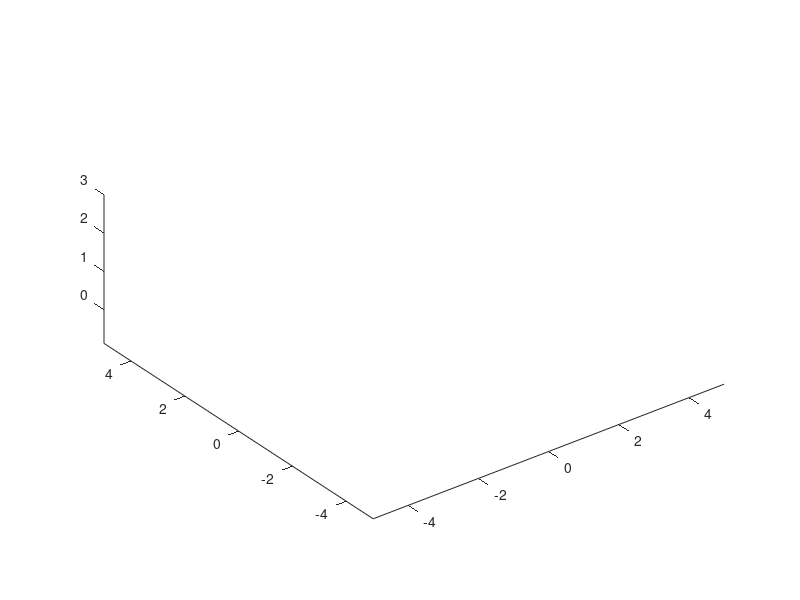

This chart was generated by the following MATLAB code: (Note: this script raises an error after producing the figure.)
%% This script is used to show to setuup of static and non-static items

%% Setting the Environment
% Clear the figures & set up the conditions for the environment

clf
camlight
axis equal;
hold on 

% Set the axis and view to isometric
axis([-5, 5, -5, 5, -0.88, 3])
view(3)

% Import the floor/ wallpapers
surf([-5,-5;5,5] ...
      ,[-5,5;-5,5] ...
      ,[-0.88,-0.88;-0.88,-0.88] ...
      ,'CData',imread('Floor.jpg') ...
      ,'FaceColor','texturemap');

surf([-5,5;-5,5] ...
      ,[5,5;5,5] ...
      ,[3,3;-0.88,-0.88] ...
      ,'CData',imread('WallPaperWords.jpg') ...
      ,'FaceColor','texturemap');

surf([5,5;5,5] ...
      ,[5,-5;5,-5] ...
      ,[3,3;-0.88,-0.88] ...
      ,'CData',imread('WallPaper.jpg') ...
      ,'FaceColor','texturemap');

trayConveyor = Conveyor2(transl(0,-4,0));

% Dobot Setup
juiceConveyorLeft = ConveyorD(transl(0,0,0));
juiceConveyorLeft.move((transl(-2,-0.8,0))*(rpy2tr(0,0,pi/2)));
juiceConveyorCenter = ConveyorD(transl(0,0,0));
juiceConveyorCenter.move((transl(-1.65,-0.4,0))*(rpy2tr(0,0,pi/2)));
juiceConveyorRight = ConveyorD(transl(0,0,0));
juiceConveyorRight.move((transl(-1.3,-0.8,0))*(rpy2tr(0,0,pi/2)));
dobotTable = RobotTable(transl(-1.65,-3.6,0));

% E05 Setup
mealConveyorLeft = ConveyorD(transl(0,0,0));
mealConveyorLeft.move((transl(1.3,-0.4,0))*(rpy2tr(0,0,pi/2)));
mealConveyorRight = ConveyorD(transl(0,0,0));
mealConveyorRight.move((transl(1.6,-0.4,0))*(rpy2tr(0,0,pi/2)));
e05Table = MealRobotTable(transl(1.45,-3.6,0));

% Area Dividers
barrierLeft1 = GlassBarrier(transl(-4,-1,-0.9));
barrierLeft2 = GlassBarrier(transl(-3.15,-1,-0.9));
barrierRight1 = GlassBarrier(transl(4,-1,-0.9));
barrierRight2 = GlassBarrier(transl(2.75,-1,-0.9));
barrierCenter1 = GlassBarrier(transl(-0.15,-1,-0.9));
barrierCenter2 = GlassBarrier(transl(0.15,-1,-0.9));

% Barrier Dividers
barrierDivider1 = GlassBarrier(transl(0,0,0));
barrierDivider1.move((transl(0,0,-0.9))*(rpy2tr(0,0,pi/2)));
barrierDivider2 = GlassBarrier(transl(0,0,0));
barrierDivider2.move((transl(0,2.0,-0.9))*(rpy2tr(0,0,pi/2)));
barrierDivider3 = GlassBarrier(transl(0,0,0));
barrierDivider3.move((transl(0,4.0,-0.9))*(rpy2tr(0,0,pi/2)));

%Tray Divider
barrierTray1 = GlassBarrier(transl(2.75,-3.2,-0.9));
barrierTray2 = GlassBarrier(transl(0,0,0));
barrierTray2.move((transl(3.7,-2.25,-0.9))*(rpy2tr(0,0,pi/2)));
barrierTray3 = GlassBarrier(transl(0,0,0));
barrierTray3.move((transl(3.7,-2.0,-0.9))*(rpy2tr(0,0,pi/2)));

%Tray Storage
trayStorage = TrayStorage(transl(0,0,0));
trayStorage.move((transl(1.95,-3.6,0))*(rpy2tr(0,0,pi/2)));
trayStorage2 = TrayStorage(transl(0,0,0));
trayStorage2.move((transl(3.85,-2.6,0))*(rpy2tr(0,0,pi/2)));
trayStorage3 = TrayStorage(transl(0,0,0));
trayStorage3.move((transl(3.85,-1.6,0))*(rpy2tr(0,0,pi/2)));

%Offload Bay
offloadBayM = OffloadBay(transl(0.9,4,-0.88));
offloadBayJ = OffloadBay(transl(-10.9,4,-0.88));

%Safety Bay
safetyTable1 = MealRobotTable(transl(-3,0.5,0));
eStop1 = Estop(transl(-3,0.5,0.2));

safetyTable2 = MealRobotTable(transl(-4,0.5,0));
fireExtinguisher2 = FireExtinguisher(transl(-4,0.5,0));

safetyTable3 = MealRobotTable(transl(3,0.5,0));
eStop2 = Estop(transl(3,0.5,0.2));

safetyTable4 = MealRobotTable(transl(4,0.5,0));
fireExtinguisher4 = FireExtinguisher(transl(4,0.5,0));

% First Aid
firstAidMeal = FirstAidKit(transl(5,3.5,0));
firstAidJuice = FirstAidKit(transl(-5,3.5,0));

% Package Boxes
packageBoxJ1 = StockBox(transl(-4.75,4,-0.88));
packageBoxJ2 = StockBox(transl(-2.75,4,-0.88));
packageBoxM1 = StockBox(transl(1.1,4,-0.88));
packageBoxM2 = StockBox(transl(3.1,4,-0.88));

% Offload Zone Juices
bJuiceStock1 = JuiceBox(transl(-3.6,4.7,0.02), 'b');
bJuiceStock2 = JuiceBox(transl(-3.8,4.7,0.02), 'b');
bJuiceStock3 = JuiceBox(transl(-4.0,4.7,0.02), 'b');
bJuiceStock4 = JuiceBox(transl(-4.2,4.7,0.02), 'b');
bJuiceStock5 = JuiceBox(transl(-4.4,4.7,0.02), 'b');
bJuiceStock6 = JuiceBox(transl(-4.4,4.5,0.02), 'b');
bJuiceStock7 = JuiceBox(transl(-4.2,4.5,0.02), 'b');
bJuiceStock8 = JuiceBox(transl(-4.0,4.5,0.02), 'b');
bJuiceStock9 = JuiceBox(transl(-3.8,4.5,0.02), 'b');
bJuiceStock10 = JuiceBox(transl(-3.6,4.5,0.02), 'b');
bJuiceStock11 = JuiceBox(transl(-4.4,4.3,0.02), 'b');
bJuiceStock12 = JuiceBox(transl(-4.2,4.3,0.02), 'b');
bJuiceStock13 = JuiceBox(transl(-4.0,4.3,0.02), 'b');
bJuiceStock14 = JuiceBox(transl(-3.8,4.3,0.02), 'b');
bJuiceStock15 = JuiceBox(transl(-3.6,4.3,0.02), 'b');

cutleryStock1 = Cutlery(transl(-3.2, 4.7, 0.02));
cutleryStock2 = Cutlery(transl(-3.0, 4.7, 0.02));
cutleryStock3 = Cutlery(transl(-2.8, 4.7, 0.02));
cutleryStock4 = Cutlery(transl(-2.6, 4.7, 0.02));
cutleryStock5 = Cutlery(transl(-2.4, 4.7, 0.02));
cutleryStock6 = Cutlery(transl(-3.2, 4.4, 0.02));
cutleryStock7 = Cutlery(transl(-3.0, 4.4, 0.02));
cutleryStock8 = Cutlery(transl(-2.8, 4.4, 0.02));
cutleryStock9 = Cutlery(transl(-2.6, 4.4, 0.02));
cutleryStock10 = Cutlery(transl(-2.4, 4.4, 0.02));

oJuiceStock1 = JuiceBox(transl(-2.0,4.7,0.02), 'o');
oJuiceStock2 = JuiceBox(transl(-1.8,4.7,0.02), 'o');
oJuiceStock3 = JuiceBox(transl(-1.6,4.7,0.02), 'o');
oJuiceStock4 = JuiceBox(transl(-1.4,4.7,0.02), 'o');
oJuiceStock5 = JuiceBox(transl(-1.2,4.7,0.02), 'o');
oJuiceStock6 = JuiceBox(transl(-2.0,4.5,0.02), 'o');
oJuiceStock7 = JuiceBox(transl(-1.8,4.5,0.02), 'o');
oJuiceStock8 = JuiceBox(transl(-1.6,4.5,0.02), 'o');
oJuiceStock9 = JuiceBox(transl(-1.4,4.5,0.02), 'o');
oJuiceStock10 = JuiceBox(transl(-1.2,4.5,0.02), 'o');
oJuiceStock11 = JuiceBox(transl(-2.0,4.3,0.02), 'o');
oJuiceStock12 = JuiceBox(transl(-1.8,4.3,0.02), 'o');
oJuiceStock13 = JuiceBox(transl(-1.6,4.3,0.02), 'o');
oJuiceStock14 = JuiceBox(transl(-1.4,4.3,0.02), 'o');
oJuiceStock15 = JuiceBox(transl(-1.2,4.3,0.02), 'o');

% Meal Stock
vMealStock1 = MealBox(transl(1.2,4.7,0.02), 'v');
vMealStock2 = MealBox(transl(1.4,4.7,0.02), 'v');
vMealStock3 = MealBox(transl(1.6,4.7,0.02), 'v');
vMealStock4 = MealBox(transl(1.8,4.7,0.02), 'v');
vMealStock5 = MealBox(transl(2.0,4.7,0.02), 'v');
vMealStock6 = MealBox(transl(1.2,4.5,0.02), 'v');
vMealStock7 = MealBox(transl(1.4,4.5,0.02), 'v');
vMealStock8 = MealBox(transl(1.6,4.5,0.02), 'v');
vMealStock9 = MealBox(transl(1.8,4.5,0.02), 'v');
vMealStock10 = MealBox(transl(2.0,4.5,0.02), 'v');
vMealStock11 = MealBox(transl(1.2,4.3,0.02), 'v');
vMealStock12 = MealBox(transl(1.4,4.3,0.02), 'v');
vMealStock13 = MealBox(transl(1.6,4.3,0.02), 'v');
vMealStock14 = MealBox(transl(1.8,4.3,0.02), 'v');
vMealStock15 = MealBox(transl(2.0,4.3,0.02), 'v');

mMealStock1 = MealBox(transl(2.4,4.7,0.02), 'm');
mMealStock2 = MealBox(transl(2.6,4.7,0.02), 'm');
mMealStock3 = MealBox(transl(2.8,4.7,0.02), 'm');
mMealStock4 = MealBox(transl(3.0,4.7,0.02), 'm');
mMealStock5 = MealBox(transl(3.2,4.7,0.02), 'm');
mMealStock6 = MealBox(transl(2.4,4.5,0.02), 'm');
mMealStock7 = MealBox(transl(2.6,4.5,0.02), 'm');
mMealStock8 = MealBox(transl(2.8,4.5,0.02), 'm');
mMealStock9 = MealBox(transl(3.0,4.5,0.02), 'm');
mMealStock10 = MealBox(transl(3.2,4.5,0.02), 'm');
mMealStock11 = MealBox(transl(2.4,4.3,0.02), 'm');
mMealStock12 = MealBox(transl(2.6,4.3,0.02), 'm');
mMealStock13 = MealBox(transl(2.8,4.3,0.02), 'm');
mMealStock14 = MealBox(transl(3.0,4.3,0.02), 'm');
mMealStock15 = MealBox(transl(3.2,4.3,0.02), 'm');

% Insert Chef
chef1 = ChefPerson(transl(-2.3,2.5,-0.2));
chef2 = ChefPerson(transl(-1.6,2.9,-0.2));
chef3 = ChefPerson(transl(-1,2.5,-0.2));
chef4 = ChefPerson(transl(1.1, 2.8,-0.2));
chef5 = ChefPerson(transl(1.8, 2.8,-0.2));
